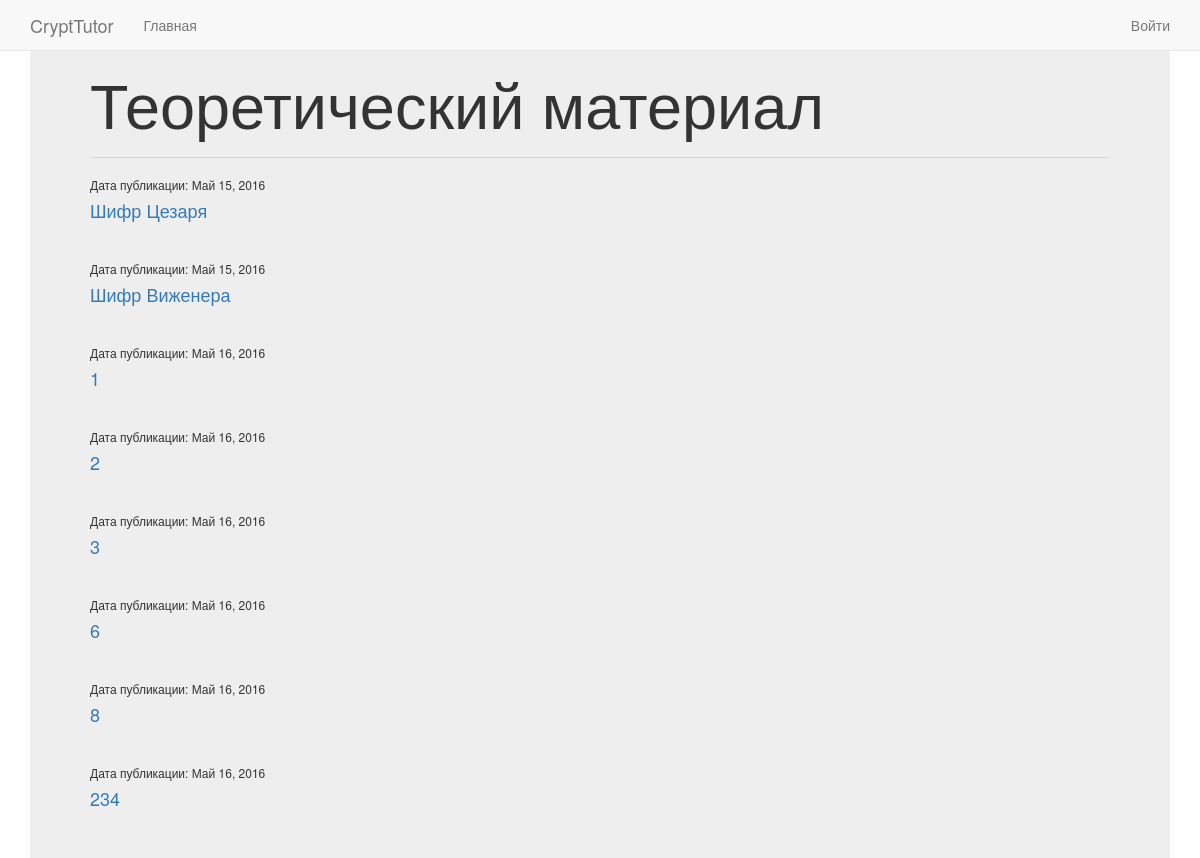
Screenshot of /theory/all/ with the database file from the repository.
### vkr/models.py (models this page shows, shortened)
class theory(models.Model):
    class Meta():
        db_table = "theory"
    theory_title = models.CharField(max_length = 200)
    theory_text = models.TextField()
    theory_date = models.DateField()

### vkr/views.py (the view)
# urls.py: url(r'^theory/all/$', 'vkr.views.index'),
def index(request):
    return render_to_response('allTheory.html', {'allTheory': theory.objects.all(), 'username': auth.get_user(request).username})

### templates/allTheory.html
{% extends 'index.html' %}
{% load staticfiles %}
{% block allcontent %}
    <div class="large-8">
{% for this_theory in allTheory %}
    <h6>Дата публикации: {{ this_theory.theory_date }}</h6>
    <h4><a href="lesson/{{ this_theory.id }}"> {{ this_theory.theory_title }}</a> </h4>
    <hr>
{% endfor %}
    </div>
{% endblock %}

### rows the page displays
theory: theory_date "Май 15, 2016", theory_title "Шифр Цезаря"
theory: theory_date "Май 15, 2016", theory_title "Шифр Виженера"
theory: theory_date "Май 16, 2016", theory_title "1"
theory: theory_date "Май 16, 2016", theory_title "2"
theory: theory_date "Май 16, 2016", theory_title "3"
theory: theory_date "Май 16, 2016", theory_title "6"
theory: theory_date "Май 16, 2016", theory_title "8"
theory: theory_date "Май 16, 2016", theory_title "234"
